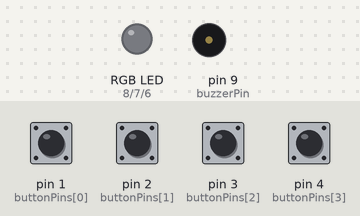
The sketch below on a simulated Arduino Uno, built with avr-gcc and run on an emulated ATmega328P. On the bench: an RGB LED mixed from three pins (HIGH = lit), buzzer (waves = sounding). The inputs (shaded band) are chosen by the test bench; at power-on: pin 1 (buttonPins[0]), pin 2 (buttonPins[1]), pin 3 (buttonPins[2]), pin 4 (buttonPins[3]) HIGH.

Above: at 1.2 s.
1.3 s: pin 1 (buttonPins[0]) pulled LOW for 0.15 s
At 1.45 s:
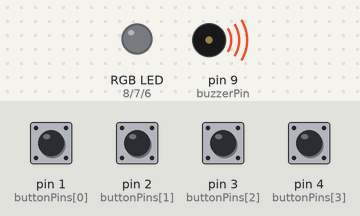
3.2 s: pin 2 (buttonPins[1]) pulled LOW for 0.15 s
At 3.55 s:
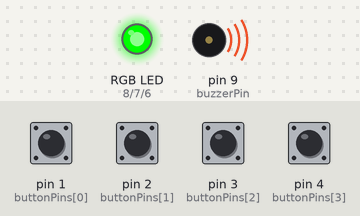
5.1 s: pin 3 (buttonPins[2]) pulled LOW for 0.15 s
At 5.45 s:
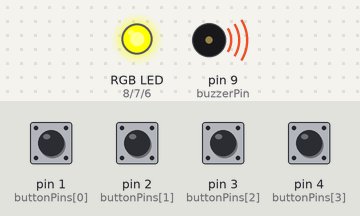
7.0 s: pin 1 (buttonPins[0]) driven LOW and pin 2 (buttonPins[1]) driven LOW
At 8.2 s:
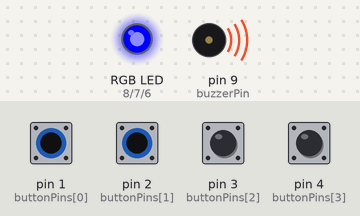
8.8 s: pin 3 (buttonPins[2]) pulled LOW for 1 s
At 9.7 s:
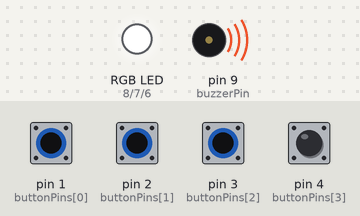
11.6 s: pin 1 (buttonPins[0]) driven HIGH
At 13.1 s:
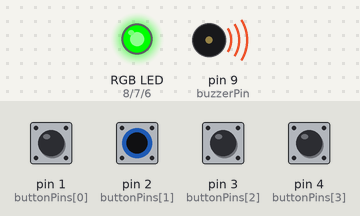
Timing chart, 0 to 14.6 s (numbered marks = the images above; inputs shaded):
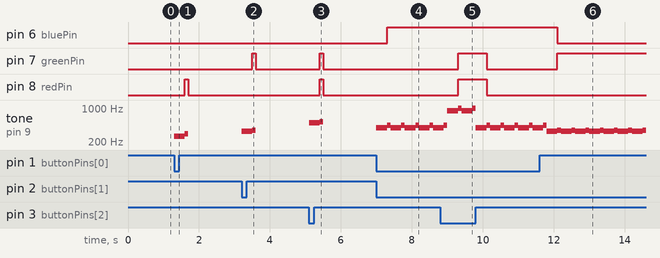

The sketch:

Codigo_Caja_Musical.ino
```cpp
// Definición de pines
const int buttonPins[4] = {1, 2, 3, 4};  // Pines de los botones
const int buzzerPin = 9;                  // Pin del buzzer
const int redPin = 8;                    // Pin para el color rojo
const int greenPin = 7;                  // Pin para el color verde
const int bluePin = 6;                   // Pin para el color azul

// Frecuencias para cada combinación de tonos (9 combinaciones diferentes)
const int sequence[9][2] = {
  {262, 294},   // 1: Combinación 1 (Do y Re)
  {330, 349},   // 2: Combinación 2 (Mi y Fa)
  {392, 440},   // 3: Combinación 3 (Sol y La)
  {494, 523},   // 4: Combinación 4 (Si y Do)
  {587, 659},   // 5: Combinación 5 (Fa y Sol)
  {698, 784},   // 6: Combinación 6 (La y Si)
  {880, 988},   // 7: Combinación 7 (Do alto y Re alto)
  {1047, 1175}, // 8: Combinación 8 (Mi alto y Fa alto)
  {1319, 1397}  // 9: Combinación 9 (Sol alto y La alto)
};

// Colores para cada combinación de tonos (9 combinaciones diferentes)
const int colors[9][3] = {
  {255, 0, 0},    // 1: Rojo
  {0, 255, 0},    // 2: Verde
  {0, 0, 255},    // 3: Azul
  {255, 255, 0},  // 4: Amarillo
  {0, 255, 255},  // 5: Cian
  {255, 0, 255},  // 6: Magenta
  {255, 255, 255},// 7: Blanco
  {127, 0, 0},    // 8: Rojo oscuro
  {0, 127, 0}     // 9: Verde oscuro
};

void setup() {
  // Configuración de pines
  for (int i = 0; i < 4; i++) {
    pinMode(buttonPins[i], INPUT_PULLUP); // Botones con resistencias internas
  }
  pinMode(buzzerPin, OUTPUT);
  pinMode(redPin, OUTPUT);
  pinMode(greenPin, OUTPUT);
  pinMode(bluePin, OUTPUT);
}

void loop() {
  int binaryNumber = 0;
  bool allButtonsPressed = true;
  bool anyButtonPressed = false;

  // Leer el estado de los botones y formar el número binario
  for (int i = 0; i < 4; i++) {
    if (digitalRead(buttonPins[i]) == LOW) {
      binaryNumber |= (1 << i);
      anyButtonPressed = true;  // Si al menos un botón está pulsado
    } else {
      allButtonsPressed = false;  // Si algún botón no está pulsado
    }
  }

  // Si los 4 botones están pulsados, generar secuencia de tonos
  if (allButtonsPressed) {
    generateSoundSequence();
  } else if (binaryNumber > 0 && binaryNumber <= 9) {
    // Emitir los dos tonos correspondientes a la combinación seleccionada
    tone(buzzerPin, sequence[binaryNumber - 1][0]);
    delay(300);  // Duración del primer tono
    tone(buzzerPin, sequence[binaryNumber - 1][1]);
    setColor(colors[binaryNumber - 1][0], colors[binaryNumber - 1][1], colors[binaryNumber - 1][2]);
  } else if (!anyButtonPressed) {
    // Apagar el sonido y el LED si no hay botones pulsados
    noTone(buzzerPin);
    setColor(0, 0, 0); // LED apagado
  }

  delay(100);
}

// Función para generar una secuencia de sonidos cuando los 4 botones están pulsados
void generateSoundSequence() {
  for (int i = 0; i < 9; i++) {
    tone(buzzerPin, sequence[i][0]);
    delay(300);  // Duración del primer tono
    tone(buzzerPin, sequence[i][1]);
    delay(300);  // Duración del segundo tono
  }
  noTone(buzzerPin);
  setColor(0, 255, 0);  // Cambiar el color del LED (ejemplo: verde cuando todos los botones están pulsados)
}

// Función para controlar el color del LED RGB
void setColor(int red, int green, int blue) {
  analogWrite(redPin, red);   // Control del color rojo
  analogWrite(greenPin, green); // Control del color verde
  analogWrite(bluePin, blue);  // Control del color azul
}
```

Measured:
- after the input at 1.3 s, pin 8 (redPin): LOW → HIGH after 0.30 s, → LOW 0.10 s later; tone on pin 9 (buzzerPin): silent → 262 Hz at once, → 294 Hz 0.30 s later, → silent 0.10 s later
- after the input at 3.2 s, pin 7 (greenPin): LOW → HIGH after 0.30 s, → LOW 0.10 s later; tone on pin 9 (buzzerPin): silent → 330 Hz at once, → 349 Hz 0.30 s later, → silent 0.10 s later
- after the input at 5.1 s, pin 7 (greenPin), pin 8 (redPin): LOW → HIGH after 0.30 s, → LOW 0.10 s later; tone on pin 9 (buzzerPin): silent → 494 Hz at once, → 523 Hz 0.30 s later, → silent 0.10 s later
- after the input at 7.0 s, pin 6 (bluePin): LOW → HIGH after 0.30 s; tone on pin 9 (buzzerPin): alternates 440 Hz for 0.10 s and 392 Hz for 0.30 s, starting at once
- after the input at 8.8 s, pin 7 (greenPin), pin 8 (redPin): LOW → HIGH after 0.50 s, → LOW 0.80 s later
- after the input at 11.6 s, pin 6 (bluePin): HIGH → LOW after 0.51 s; pin 7 (greenPin): LOW → HIGH after 0.51 s
